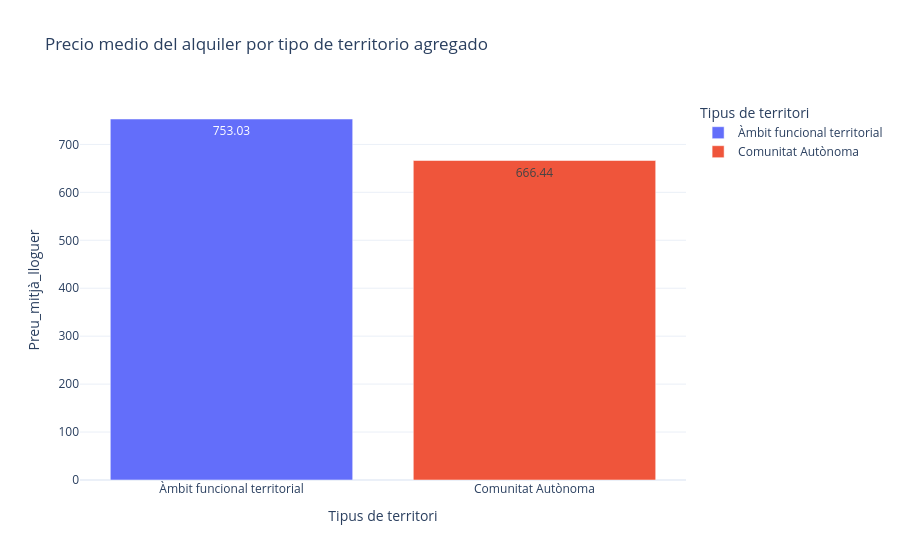

Notebook code for this chart:
### Markdown cell above
En la tabla urbana se observa que los barrios tienen los precios más altos, seguidos por el municipio y los distritos. Esto ocurre porque los barrios representan áreas más específicas dentro de la ciudad, donde la variabilidad de precios es mayor. Las medias de los distritos y del municipio suavizan estas diferencias locales.

### Code cell
fig = px.bar(
    p_agregados,
    x="Tipus de territori",
    y="Preu_mitjà_lloguer",
    color="Tipus de territori",                  
    text="Preu_mitjà_lloguer",      
    title="Precio medio del alquiler por tipo de territorio agregado",
    template="plotly_white"          
)
fig.show()

### Figure 1 — Plotly figure (JSON) as saved in the notebook; plotly's stock layout.template omitted (floating-point values rounded to 4 significant figures)
{"data": [{"hovertemplate": "Tipus de territori=%{x}<br>Preu_mitjà_lloguer=%{text}<extra></extra>", "legendgroup": "Àmbit funcional territorial", "marker": {"color": "#636efa", "pattern": {"shape": ""}}, "name": "Àmbit funcional territorial", "orientation": "v", "showlegend": true, "text": [753.0], "textposition": "auto", "type": "bar", "x": ["Àmbit funcional territorial"], "xaxis": "x", "y": [753.0], "yaxis": "y"}, {"hovertemplate": "Tipus de territori=%{x}<br>Preu_mitjà_lloguer=%{text}<extra></extra>", "legendgroup": "Comunitat Autònoma", "marker": {"color": "#EF553B", "pattern": {"shape": ""}}, "name": "Comunitat Autònoma", "orientation": "v", "showlegend": true, "text": [666.4], "textposition": "auto", "type": "bar", "x": ["Comunitat Autònoma"], "xaxis": "x", "y": [666.4], "yaxis": "y"}], "layout": {"barmode": "relative", "legend": {"title": {"text": "Tipus de territori"}, "tracegroupgap": 0}, "title": {"text": "Precio medio del alquiler por tipo de territorio agregado"}, "xaxis": {"anchor": "y", "categoryarray": ["Àmbit funcional territorial", "Comunitat Autònoma"], "categoryorder": "array", "domain": [0, 1], "title": {"text": "Tipus de territori"}}, "yaxis": {"anchor": "x", "domain": [0, 1], "title": {"text": "Preu_mitjà_lloguer"}}}}
